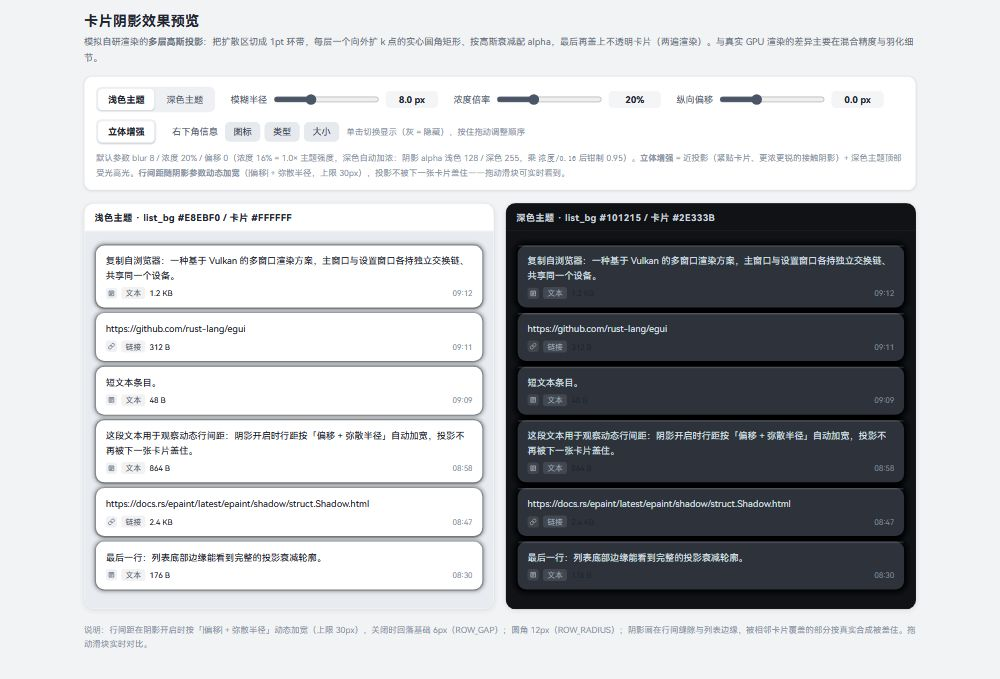
#> input picture shadow-preview/_shots/卡片阴影效果预览_desktop.jpg, 1000 x 679 px, found by its file name
$ python zoom2.py
#> lines starting #> are read from the running program, lines starting #| are printed output that depends on the picture
# -*- coding: utf-8 -*-
from PIL import Image
src = r"D:\modular-clipboard\shadow-preview\_shots\卡片阴影效果预览_desktop.jpg"
im = Image.open(src)
#> im is the input picture: PIL image 1000x679 RGB; mean R, G, B 190.9, 192.6, 195.6
w, h = im.size
#> w = 1000; h = 679
# 浅色面板：左半 x 0~0.5w。卡片区在 y 0.25h 起。
# 放大第一张卡片与第二张卡片的行间缝隙区域
x0, x1 = int(w*0.08), int(w*0.42)
#> x0 = 80; x1 = 420
y0, y1 = int(h*0.33), int(h*0.48)
#> y0 = 224; y1 = 325
im.crop((x0, y0, x1, y1)).resize(((x1-x0)*3, (y1-y0)*3), Image.LANCZOS).save(
    r"D:\modular-clipboard\shadow-preview\_shots\light_gap.jpg")
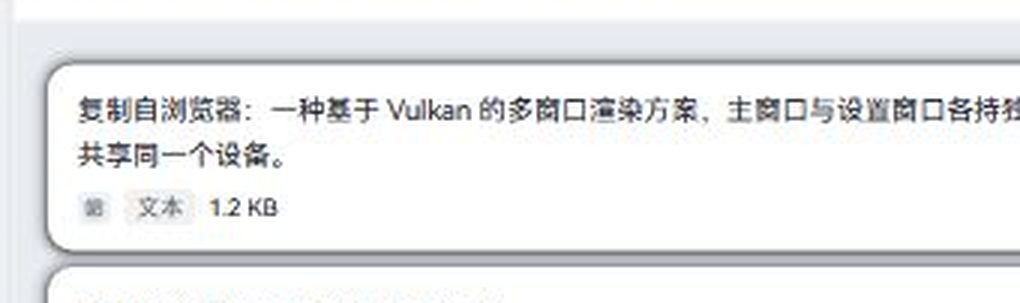
#> saved as light_gap.jpg: PIL image 1020x303 RGB; mean R, G, B 235.3, 236.2, 237.3
# 深色面板：右半
x0, x1 = int(w*0.58), int(w*0.92)
#> x0 = 580; x1 = 920
im.crop((x0, y0, x1, y1)).resize(((x1-x0)*3, (y1-y0)*3), Image.LANCZOS).save(
    r"D:\modular-clipboard\shadow-preview\_shots\dark_gap.jpg")
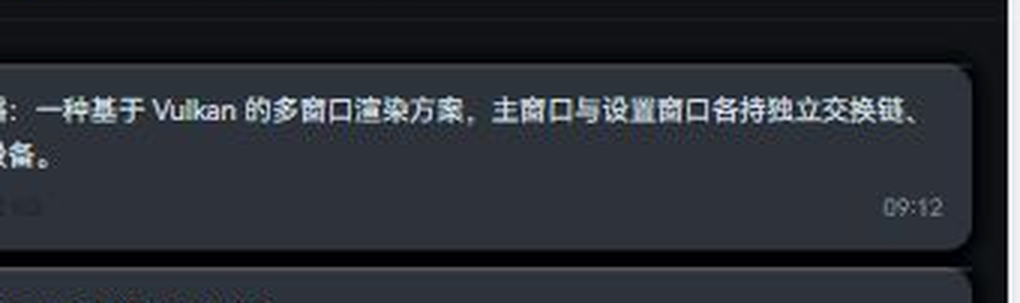
#> saved as dark_gap.jpg: PIL image 1020x303 RGB; mean R, G, B 44.2, 47.9, 54.8
# 浅色最后一行底部（完整投影轮廓）
y0, y1 = int(h*0.62), int(h*0.78)
#> y0 = 420; y1 = 529
im.crop((int(w*0.08), y0, int(w*0.42), y1)).resize(((int(w*0.42)-int(w*0.08))*3, (y1-y0)*3), Image.LANCZOS).save(
    r"D:\modular-clipboard\shadow-preview\_shots\light_bottom.jpg")
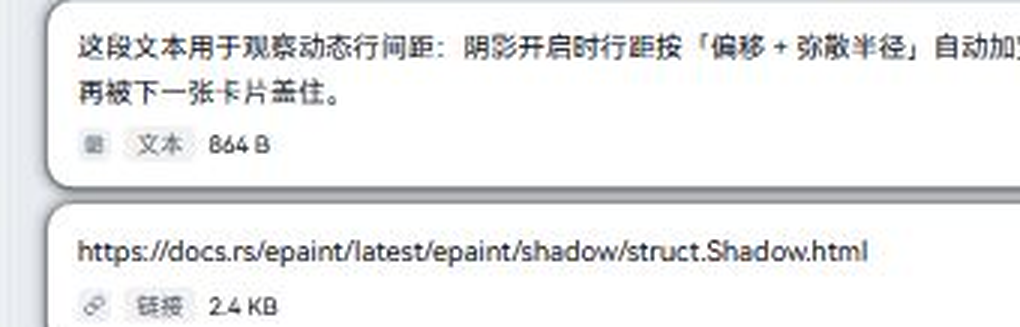
#> saved as light_bottom.jpg: PIL image 1020x327 RGB; mean R, G, B 235.9, 236.4, 237.1
# 深色最后一行底部
im.crop((int(w*0.58), y0, int(w*0.92), y1)).resize(((int(w*0.92)-int(w*0.58))*3, (y1-y0)*3), Image.LANCZOS).save(
    r"D:\modular-clipboard\shadow-preview\_shots\dark_bottom.jpg")
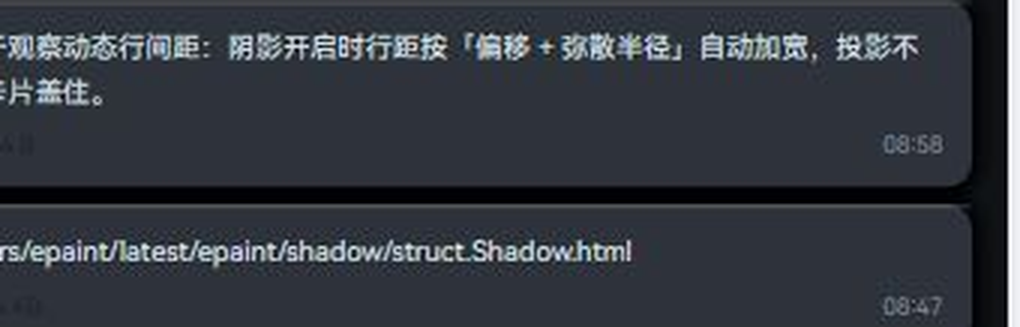
#> saved as dark_bottom.jpg: PIL image 1020x327 RGB; mean R, G, B 52.9, 57.4, 65.3
print("ok")

$ run again, with shadow-preview/_shots/卡片阴影效果预览_mobile.jpg copied over shadow-preview/_shots/卡片阴影效果预览_desktop.jpg
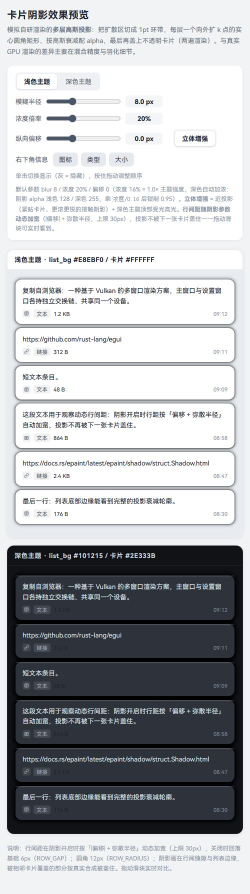
#> input picture shadow-preview/_shots/卡片阴影效果预览_mobile.jpg, 500 x 1787 px, found by its file name (shown at 1/2 size)
#> im is the input picture: PIL image 500x1787 RGB; mean R, G, B 177.8, 179.7, 182.9
#> `im.crop((x0, y0, x1, y1)).resize(((x1-x0)*3, (y1-y0)*3), Image.LANCZOS..`:
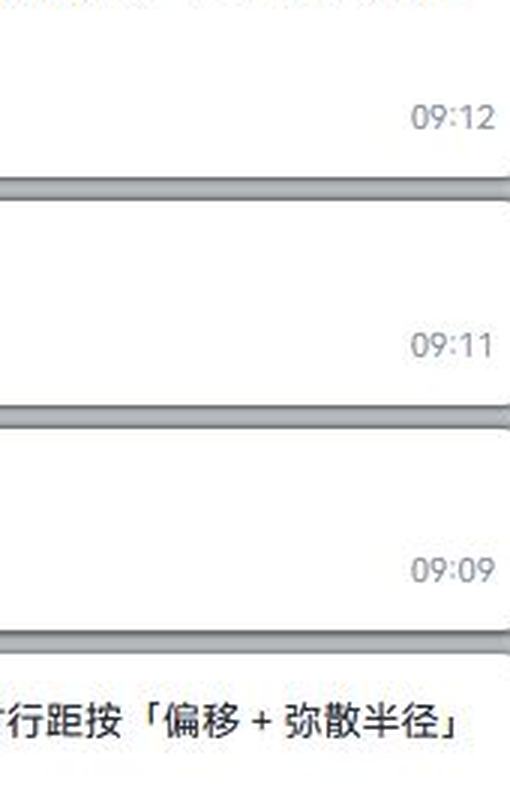
#> saved as dark_gap.jpg: PIL image 510x804 RGB; mean R, G, B 242.2, 242.6, 242.9
#> `im.crop((int(w*0.58), y0, int(w*0.92), y1)).resize(((int(w*0.92)-int(w..`:
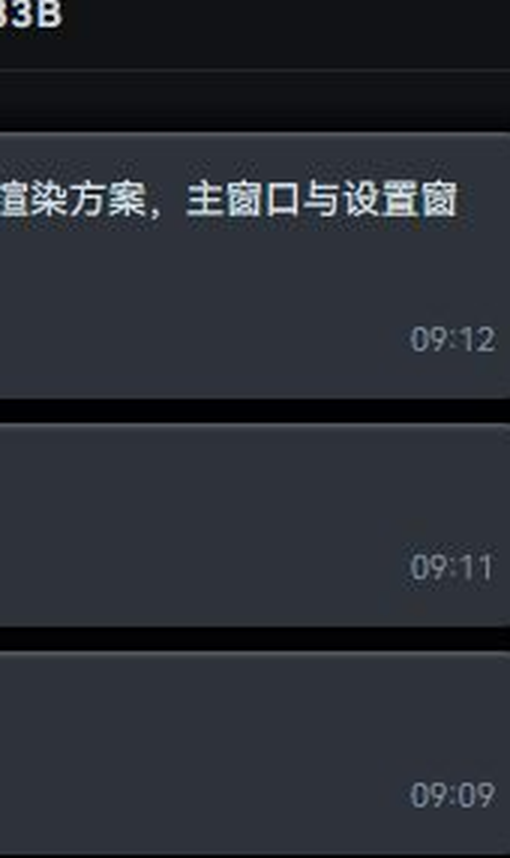
#> saved as dark_bottom.jpg: PIL image 510x858 RGB; mean R, G, B 42.6, 46.2, 53.8
